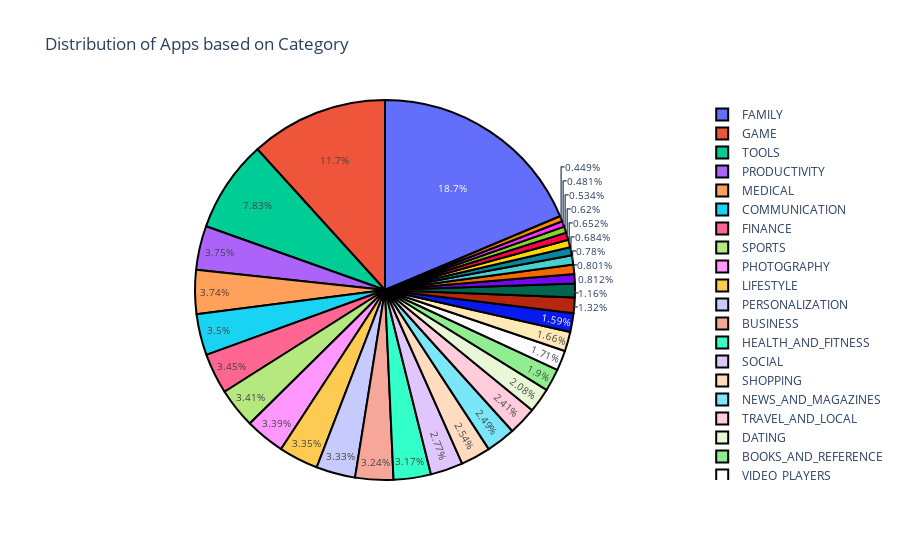

Here is the notebook cell this chart was saved with:
### Markdown cell above
**Number of Apps in each Category**

### Code cell
fig = plt.figure(figsize = (15,15))
pos = df.groupby(by='Category').size().reset_index()
pos.columns = ['Category','Count']

labels = pos['Category']
values = pos['Count']
colors = ['gold', 'mediumturquoise', 'darkorange', 'lightgreen']

fig = go.Figure(data=[go.Pie(labels=labels, values=values)])
fig.update_traces(hoverinfo='label', textinfo='percent', textfont_size=10,
                  marker=dict(colors=colors, line=dict(color='#000000', width=2)))
fig.update_layout(title_text="Distribution of Apps based on Category")
fig.show()

### Figure 1 — Plotly figure (JSON) as saved in the notebook; plotly's stock layout.template omitted (floating-point values rounded to 4 significant figures)
{"data": [{"hoverinfo": "label", "labels": ["ART_AND_DESIGN", "AUTO_AND_VEHICLES", "BEAUTY", "BOOKS_AND_REFERENCE", "BUSINESS", "COMICS", "COMMUNICATION", "DATING", "EDUCATION", "ENTERTAINMENT", "EVENTS", "FAMILY", "FINANCE", "FOOD_AND_DRINK", "GAME", "HEALTH_AND_FITNESS", "HOUSE_AND_HOME", "LIBRARIES_AND_DEMO", "LIFESTYLE", "MAPS_AND_NAVIGATION", "MEDICAL", "NEWS_AND_MAGAZINES", "PARENTING", "PERSONALIZATION", "PHOTOGRAPHY", "PRODUCTIVITY", "SHOPPING", "SOCIAL", "SPORTS", "TOOLS", "TRAVEL_AND_LOCAL", "VIDEO_PLAYERS", "WEATHER"], "marker": {"colors": ["gold", "mediumturquoise", "darkorange", "lightgreen"], "line": {"color": "#000000", "width": 2}}, "textfont": {"size": 10}, "textinfo": "percent", "type": "pie", "values": [61, 73, 42, 178, 303, 58, 328, 195, 155, 149, 45, 1746, 323, 109, 1097, 297, 76, 64, 314, 124, 350, 233, 50, 312, 317, 351, 238, 259, 319, 733, 226, 160, 75]}], "layout": {"title": {"text": "Distribution of Apps based on Category"}}}
